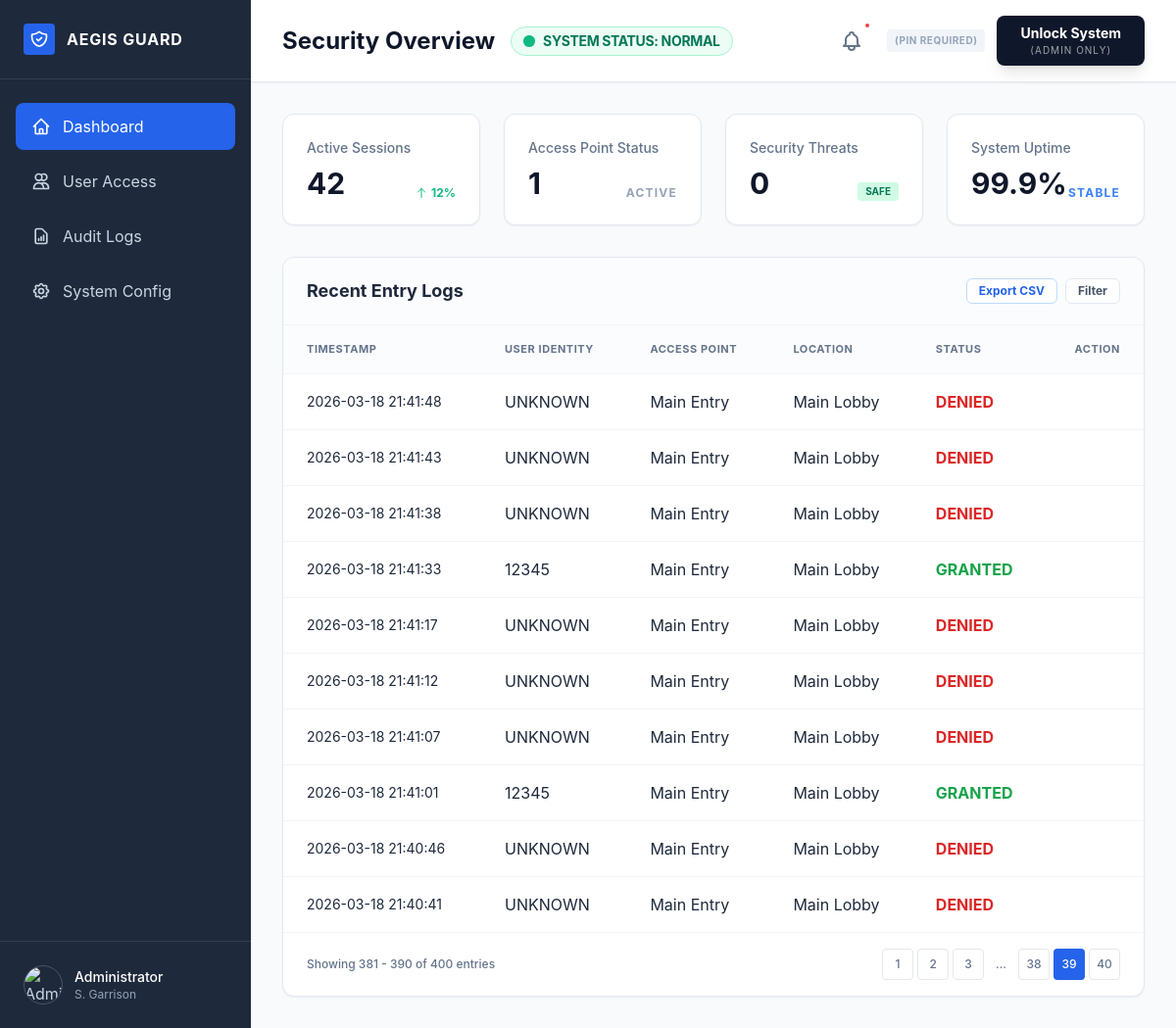
The page /?page=39 on the database its author committed.
### tables this page shows
CREATE TABLE logs (
        id INTEGER PRIMARY KEY AUTOINCREMENT,
        user_id TEXT,
        entered_gesture TEXT,
        status TEXT,
        timestamp TEXT
    );

### app.py (the view)
@app.route("/")
def dashboard():
    page = request.args.get("page", 1, type=int)
    per_page = 10
    offset = (page - 1) * per_page
    conn = sqlite3.connect("users.db")
    c = conn.cursor()
    logs = c.execute(
        "SELECT * FROM logs ORDER BY id DESC LIMIT ? OFFSET ?",
        (per_page, offset)
    ).fetchall()
    total = c.execute("SELECT COUNT(*) FROM logs").fetchone()[0]
    conn.close()
    total_pages = (total + per_page - 1) // per_page
    return render_template(
        "dashboard.html",
        logs=logs,
        page=page,
        total_pages=total_pages
    )

### templates/dashboard.html (shortened to what this page needs)
<!DOCTYPE html>
<html lang="en">
<head>
    <script src="https://cdn.tailwindcss.com?plugins=forms,container-queries"></script>
</head>
<body class="flex min-h-screen text-slate-800">
    <aside class="w-64 bg-security-sidebar text-slate-300 flex flex-col hidden lg:flex" data-purpose="sidebar-nav">
        <div class="p-6 flex items-center gap-3 border-b border-slate-700">
            <div class="w-8 h-8 bg-blue-600 rounded flex items-center justify-center">
            </div>
            <span class="font-bold text-white tracking-wider">AEGIS GUARD</span>
        </div>
        <nav class="flex-1 px-4 py-6 space-y-2 overflow-y-auto custom-scrollbar">
            <a class="flex items-center gap-3 px-4 py-3 bg-blue-600 text-white rounded-lg transition-colors" href="#">
                <span>Dashboard</span>
            </a>
            <a class="flex items-center gap-3 px-4 py-3 hover:bg-slate-700 hover:text-white rounded-lg transition-colors"
                href="{{ url_for('users') }}">
                <svg class="w-5 h-5" fill="none" stroke="currentColor" viewbox="0 0 24 24"
                    xmlns="http://www.w3.org/2000/svg">
                    <path
                        d="M12 4.354a4 4 0 110 5.292M15 21H3v-1a6 6 0 0112 0v1zm0 0h6v-1a6 6 0 00-9-5.197M13 7a4 4 0 11-8 0 4 4 0 018 0z"
                        stroke-linecap="round" stroke-linejoin="round" stroke-width="2"></path>
                </svg>
                <span>User Access</span>
            </a>
            <a class="flex items-center gap-3 px-4 py-3 hover:bg-slate-700 hover:text-white rounded-lg transition-colors"
                href="#">
                <svg class="w-5 h-5" fill="none" stroke="currentColor" viewbox="0 0 24 24"
                    xmlns="http://www.w3.org/2000/svg">
                    <path
                        d="M9 17v-2m3 2v-4m3 4v-6m2 10H7a2 2 0 01-2-2V5a2 2 0 012-2h5.586a1 1 0 01.707.293l5.414 5.414a1 1 0 01.293.707V19a2 2 0 01-2 2z"
                        stroke-linecap="round" stroke-linejoin="round" stroke-width="2"></path>
                </svg>
                <span>Audit Logs</span>
            </a>
            <a class="flex items-center gap-3 px-4 py-3 hover:bg-slate-700 hover:text-white rounded-lg transition-colors"
                href="#">
                <span>System Config</span>
            </a>
        </nav>
        <div class="p-4 border-t border-slate-700">
            <div class="flex items-center gap-3 p-2 bg-slate-800 rounded-lg">
                <img alt="Admin Profile" class="w-10 h-10 rounded-full border border-slate-600"
                    src="https://lh3.googleusercontent.com/aida-public/AB6AXuA1iZS682JEJB6gRgmo0izW-O8DEOw1KS_hVNdpzP6-Bs4O3v3gYXHSX74gGaLF-p-X18zplh1x1SrUP4QdZ6BeuBWxrNr-D2NY0ljXoxlt2ZX47udr0j0qYfU4huv8Il4FxN8lulTiop0cA5ZlSKP1ge_bupuWIWIB5ASx2--bmbVpeTbZcoUWzU2a6SRLuzV5QEEqj9vCeaqGUcV2wu9ZGZW2g0xf58WUswWBH8p0sWCBvoyE3leq5W9biCqfgnKDzKzDC4R0xwZk" />
                <div class="overflow-hidden">
                    <p class="text-sm font-medium text-white truncate">Administrator</p>
                    <p class="text-xs text-slate-400 truncate">S. Garrison</p>
                </div>
            </div>
        </div>
    </aside>
    <main class="flex-1 flex flex-col min-h-screen overflow-hidden">
        <header class="bg-white border-b border-slate-200 px-8 py-4 flex items-center justify-between shadow-sm">
            <div class="flex items-center gap-4">
                <h1 class="text-2xl font-bold text-slate-900">Security Overview</h1>
                <div class="flex items-center gap-2 px-3 py-1 bg-emerald-50 text-emerald-700 border border-emerald-200 rounded-full"
                    data-purpose="status-badge">
                    <span class="relative flex h-3 w-3">
                        <span class="relative inline-flex rounded-full h-3 w-3 bg-emerald-500"></span>
                    </span>
                    <span class="text-sm font-bold uppercase tracking-tight">System Status: NORMAL</span>
                </div>
            </div>
            <div class="flex items-center gap-4">
                <button class="text-slate-500 hover:text-slate-700 relative p-2">
                    <span class="absolute top-0 right-0 w-2 h-2 bg-red-500 rounded-full border-2 border-white"></span>
                </button>
                <div class="relative group flex items-center gap-3">
                    <span
                        class="text-[10px] font-bold text-slate-400 bg-slate-100 px-2 py-1 rounded tracking-wider">(PIN
                        REQUIRED)</span>
                    <button
                        class="flex flex-col items-center bg-security-dark hover:bg-slate-800 text-white px-6 py-2 rounded-lg transition-all shadow-lg active:transform active:scale-95"
                        data-purpose="admin-action-btn">
                        <span class="font-bold text-sm">Unlock System</span>
                        <span class="text-[10px] uppercase opacity-60 tracking-widest">(admin only)</span>
                    </button>
                </div>
            </div>
        </header>
        <div class="p-8 overflow-y-auto custom-scrollbar flex-1">
            <div class="grid grid-cols-1 md:grid-cols-2 lg:grid-cols-4 gap-6 mb-8">
                <div class="bg-white p-6 rounded-xl border border-slate-200 shadow-sm">
                    <p class="text-slate-500 text-sm font-medium">Active Sessions</p>
                    <div class="flex items-end justify-between mt-2">
                        <h3 class="text-3xl font-bold text-slate-900">42</h3>
                        <span class="text-emerald-500 text-xs font-bold flex items-center gap-1">
                            <svg class="w-3 h-3" fill="none" stroke="currentColor" viewbox="0 0 24 24"
                                xmlns="http://www.w3.org/2000/svg">
                                <path d="M5 10l7-7m0 0l7 7m-7-7v18" stroke-linecap="round" stroke-linejoin="round"
                                    stroke-width="2"></path>
                            </svg>
                            12%
                        </span>
                    </div>
                </div>
                <div class="bg-white p-6 rounded-xl border border-slate-200 shadow-sm">
                    <p class="text-slate-500 text-sm font-medium">Access Point Status</p>
                    <div class="flex items-end justify-between mt-2">
                        <h3 class="text-3xl font-bold text-slate-900">1</h3>
                        <span class="text-slate-400 text-xs font-bold uppercase tracking-widest">Active</span>
                    </div>
                </div>
                <div class="bg-white p-6 rounded-xl border border-slate-200 shadow-sm">
                    <p class="text-slate-500 text-sm font-medium">Security Threats</p>
                    <div class="flex items-end justify-between mt-2">
                        <h3 class="text-3xl font-bold text-slate-900">0</h3>
                        <span
                            class="px-2 py-0.5 bg-emerald-100 text-emerald-700 rounded text-[10px] font-bold uppercase">Safe</span>
                    </div>
                </div>
                <div class="bg-white p-6 rounded-xl border border-slate-200 shadow-sm">
                    <p class="text-slate-500 text-sm font-medium">System Uptime</p>
                    <div class="flex items-end justify-between mt-2">
                        <h3 class="text-3xl font-bold text-slate-900">99.9%</h3>
                        <span class="text-blue-500 text-xs font-bold uppercase tracking-widest">Stable</span>
                    </div>
                </div>
            </div>
            <section class="bg-white rounded-xl border border-slate-200 shadow-sm overflow-hidden"
                data-purpose="entry-logs">
                <div class="px-6 py-5 border-b border-slate-100 flex items-center justify-between bg-slate-50/50">
                    <h2 class="text-lg font-bold text-slate-800">Recent Entry Logs</h2>
                    <div class="flex gap-2">
                        <button
                            class="text-xs font-bold text-blue-600 hover:text-blue-700 px-3 py-1 border border-blue-200 rounded-md bg-white">Export
                            CSV</button>
                        <button
                            class="text-xs font-bold text-slate-600 hover:text-slate-700 px-3 py-1 border border-slate-200 rounded-md bg-white">Filter</button>
                    </div>
                </div>
                <div class="overflow-x-auto">
                    <table class="w-full text-left border-collapse" id="entry-logs-table">
                        <thead>
                            <tr class="bg-slate-50/50 text-slate-500 text-[11px] uppercase tracking-wider font-bold">
                                <th class="px-6 py-4 border-b border-slate-100">Timestamp</th>
                                <th class="px-6 py-4 border-b border-slate-100">User Identity</th>
                                <th class="px-6 py-4 border-b border-slate-100">Access Point</th>
                                <th class="px-6 py-4 border-b border-slate-100">Location</th>
                                <th class="px-6 py-4 border-b border-slate-100">Status</th>
                                <th class="px-6 py-4 border-b border-slate-100 text-right">Action</th>
                            </tr>
                        </thead>
                        <tbody class="divide-y divide-slate-100">
                            {% for log in logs %}
                                <tr>
                                <td class="px-6 py-4 text-sm">{{ log[4] }}</td>
                                <td class="px-6 py-4">{{ log[1] }}</td>
                                <td class="px-6 py-4">Main Entry</td>
                                <td class="px-6 py-4">Main Lobby</td>
                                <td class="px-6 py-4">
                                    {% if log[3] == "GRANTED" %}
                                        <span class="text-green-600 font-bold">GRANTED</span>
                                    {% else %}
                                        <span class="text-red-600 font-bold">DENIED</span>
                                    {% endif %}
                                </td>
                                </tr>
                                {% endfor %}
                        </tbody>
                    </table>
                </div>
                <div
                    class="px-6 py-4 border-t border-slate-100 flex items-center justify-between text-xs text-slate-500 font-medium">
                    <p>Showing {{ (page-1)*10 + 1 }} - {{ (page-1)*10 + logs|length }} of {{ total_pages*10 }} entries</p>
                    <div class="flex items-center gap-1">
                        {% for p in range(1, total_pages + 1) %}
                            {% if p == page %}
                                <span class="w-8 h-8 flex items-center justify-center bg-blue-600 text-white rounded">
                                    {{ p }}
                                </span>
                            {% elif p <= 3 or p > total_pages - 2 or (p >= page-1 and p <= page+1) %}
                                <a href="/?page={{ p }}"
                                class="w-8 h-8 flex items-center justify-center border rounded hover:bg-slate-50">
                                    {{ p }}
                                </a>
                            {% elif p == 4 or p == total_pages - 2 %}
                                <span class="px-2">...</span>
                            {% endif %}
                        {% endfor %}
                    </div>
                </div>
            </section>
        </div>
    </main>
</body>
</html>

### templates/dashboard.html (style rules this page uses)
body { background-color: #f8fafc; font-family: 'Inter', system-ui, -apple-system, sans-serif; }

### rows shown on the page
logs: timestamp "2026-03-18 21:41:48", user "UNKNOWN", status "DENIED"
logs: timestamp "2026-03-18 21:41:43", user "UNKNOWN", status "DENIED"
logs: timestamp "2026-03-18 21:41:38", user "UNKNOWN", status "DENIED"
logs: timestamp "2026-03-18 21:41:33", user "12345", status "GRANTED"
logs: timestamp "2026-03-18 21:41:17", user "UNKNOWN", status "DENIED"
logs: timestamp "2026-03-18 21:41:12", user "UNKNOWN", status "DENIED"
logs: timestamp "2026-03-18 21:41:07", user "UNKNOWN", status "DENIED"
logs: timestamp "2026-03-18 21:41:01", user "12345", status "GRANTED"
logs: timestamp "2026-03-18 21:40:46", user "UNKNOWN", status "DENIED"
logs: timestamp "2026-03-18 21:40:41", user "UNKNOWN", status "DENIED"

### other values the page prints
{{ (page-1)*10 + 1 }} "381"
{{ (page-1)*10 + logs|length }} "390"
{{ total_pages*10 }} "400"
{{ p }} "1" "2" "3" "38" "40"
{{ p }} "39"
